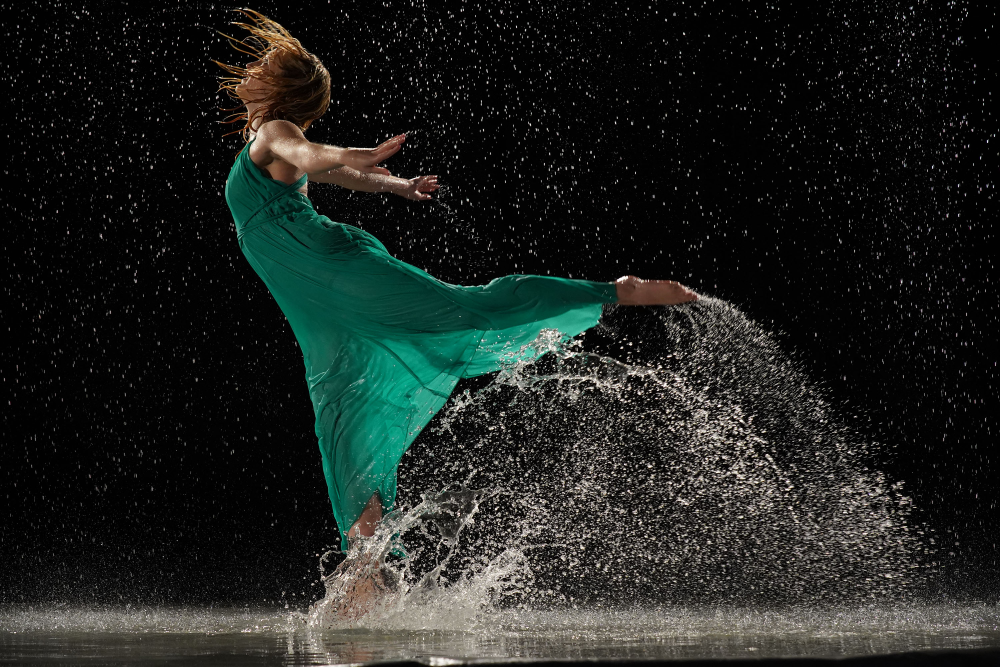
#> input picture primeiro_trabalho/DancingInWater.jpg, 3000 x 2000 px (shown at 1/3 size)
$ python filtros.py
#> lines starting #> are read from the running program, lines starting #| are printed output that depends on the picture
import numpy as np

import math
import time

from PIL import Image


inicio = time.time()


def ler_arquivo(txt_path):
#> called with txt_path = 'input.txt'
    m = 0
    n = 0
    arquivo = open(txt_path, 'r')
#> (reads primeiro_trabalho/input.txt from the repository)
    filter_values = []
    cont = 0
    filter_type = ''
    for linha in arquivo:
        valor = linha.split()
        if cont == 0:
            m = int(valor[0])
            n = int(valor[1])
        elif cont == 1:
            filter_type = valor[0]
        else:
            for item in valor:
                filter_values.append(int(item))
        cont += 1

    print(m, n, filter_values)
    arquivo.close()
    return m, n, filter_type, filter_values


# [71 lines left out: function soma_filter, not called in this run]


def box_filter(image_path, filter_size):

    # offset
#> called with image_path = 'DancingInWater.jpg', filter_size = (11, 11)
    offset = 10

    # Value of the filter
    divison = filter_size[0] * filter_size[1]

    # Image openning
    image = Image.open(image_path)
#> image is the input picture: PIL image 3000x2000 RGB; mean R, G, B 30.8, 35.3, 32

    image = image.resize((1500, 1000))    # Apply a resize for bigger images
#> image: PIL image 1500x1000 RGB

    # Image convert to Array
    img_array = np.asarray(image, np.float64)

    # Image to apply the result
    filtered_image = Image.new(image.mode, image.size)
#> filtered_image: PIL image 1500x1000 RGB; every value is 0

    # Image and filter dimensions
    height, width, channel = img_array.shape
#> height = 1000; width = 1500; channel = 3
    filter_half_width = filter_size[1] // 2
    filter_half_height = filter_size[0] // 2

    # Go through all the pixels of the image
    for y in range(height):
        for x in range(width):
            # Create a list of neighbors for each color
            r = []
            g = []
            b = []
            # Go through height neighbors
            for i in range(-filter_half_height, filter_half_height+1):
                # Go through widhth neighbors
                for j in range(-filter_half_width, filter_half_width+1):
                    # Get coordinates
                    widthNeighbor = x + j
                    heightNeighbor = y + i

                    # Make zero extension if a neighbor has a negative value or if it's bigger than the image
                    if widthNeighbor < 0 or widthNeighbor >= width or heightNeighbor < 0 or heightNeighbor >= height:
                        r.append(0)
                        g.append(0)
                        b.append(0)
                    # If the pixel is in the image, add the pixel value to the list of neighbors
                    else:
                        r.append(img_array[heightNeighbor, widthNeighbor, 0])
                        g.append(img_array[heightNeighbor, widthNeighbor, 1])
                        b.append(img_array[heightNeighbor, widthNeighbor, 2])

            # Calculate the average for each color
            average_value_r = int((sum(r)/divison) + offset)
            if average_value_r > 255:
                average_value_r = 255
            elif average_value_r < 0:
                average_value_r = 0

            average_value_g = int((sum(g)/divison) + offset)
            if average_value_g > 255:
                average_value_g = 255
            elif average_value_g < 0:
                average_value_g = 0

            average_value_b = int((sum(b)/divison) + offset)
            if average_value_b > 255:
                average_value_b = 255
            elif average_value_b < 0:
                average_value_b = 0

            # Aply the new values to the pixel
            filtered_image.putpixel(
                (x, y), (average_value_r, average_value_g, average_value_b))
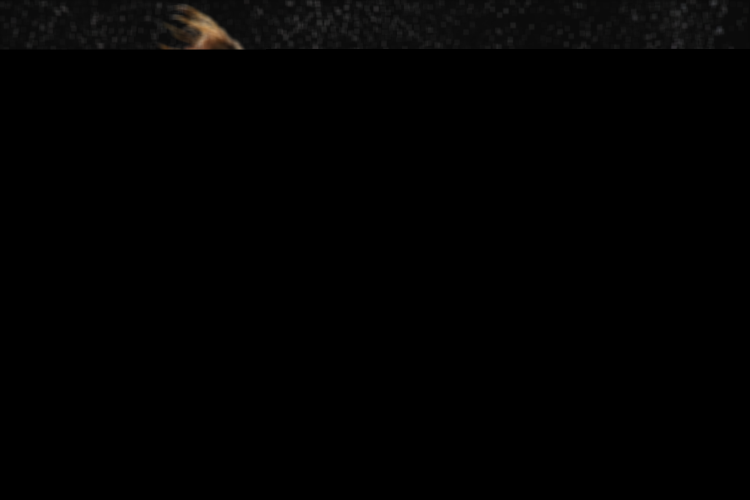
#> filtered_image: PIL image 1500x1000 RGB (shown at 1/2 size); mean R, G, B 2, 1.9, 1.8
    fim = time.time()
    print(fim - inicio)
    return filtered_image


# [177 lines left out: functions sobel_filter, emboss_filter, not called in this run]


image_file = "DancingInWater.jpg"


# Read input with the filter
m, n, filter_type, filter_values = ler_arquivo("input.txt")


# Apply sum filter

if filter_type == 'soma':

    filtered_image = soma_filter(image_file, (m, n))
    filtered_image.save('resultados/soma_filter' + image_file)

# Apply box filter

if filter_type == 'box':

#> (the run stopped early here; a loop or call above may not have finished)
